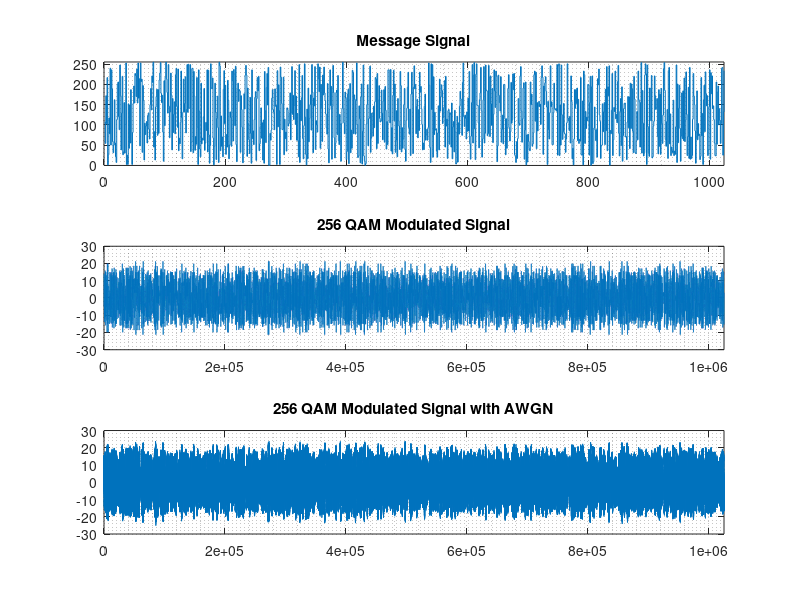
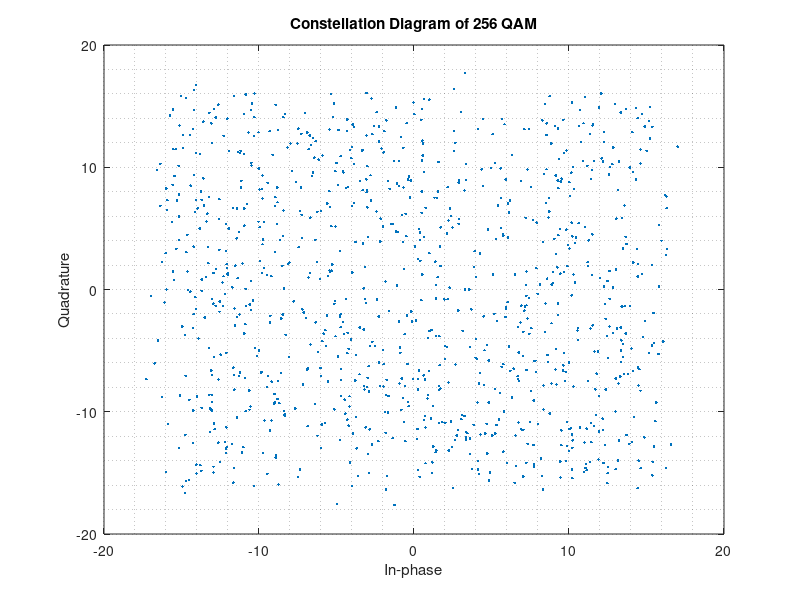

These figures' MATLAB source, in order:
%%Modulated signal & Constellation Diagram of M-QAM Modulation
%%This code is generated for a project which is related to Digital modulation
%%Classification. 
%%Shehan Stainwall 
%%For more codes visit.
%%https://in.mathworks.com/matlabcentral/profile/authors/18282885?s_tid=gn_comm
clear;clc;
%Message Signal
N = 1024; %Number of bits
M = 256; %Modulation Order 128,256,512,1024
data = randi([0 M-1],1,N); %Message Infromation
s = qammod(data,M); %Modulated data (data,M,rotate angle)
%AWGN for Constellation points
SNR = 20; %SNR in dB 
r = awgn(s,SNR,'measured');
bit_rate = 10.^3;
f = bit_rate; %minimum carrier frequency 
Tb = 1/bit_rate ; %bit duration
t = 0:(Tb/1000):Tb ; 
%Transmitted Signal waveform
TxSig = [];
for l=1:length(data)
    Tx = real(s(l))*cos(2*pi*f*t) - imag(s(l))*sin(2*pi*f*t); 
    TxSig = [TxSig Tx]; 
end
%Received Signal waveform
RxSig = awgn(TxSig,SNR,'measured'); %AWGN for Tx Waveforms
% %****************************Visualizing Data******************************
%Wave forms of the Signal
figure(1)
subplot(3,1,1);
stairs(data); grid minor; ylim([-0.5,M-0.5]); xlim([0,N]);
title('Message Signal');
subplot(3,1,2);
plot(TxSig); grid minor; title(sprintf('%d QAM Modulated Signal',M)); 
xlim([0,N*10^3+N]);
subplot(3,1,3);
plot(RxSig); grid minor; title(sprintf('%d QAM Modulated Signal with AWGN',M));
xlim([0,N*10^3+N]);
% Constellation Diagram of the Rx
scatterplot(r); grid minor;
title(sprintf('Constellation Diagram of %d QAM',M))